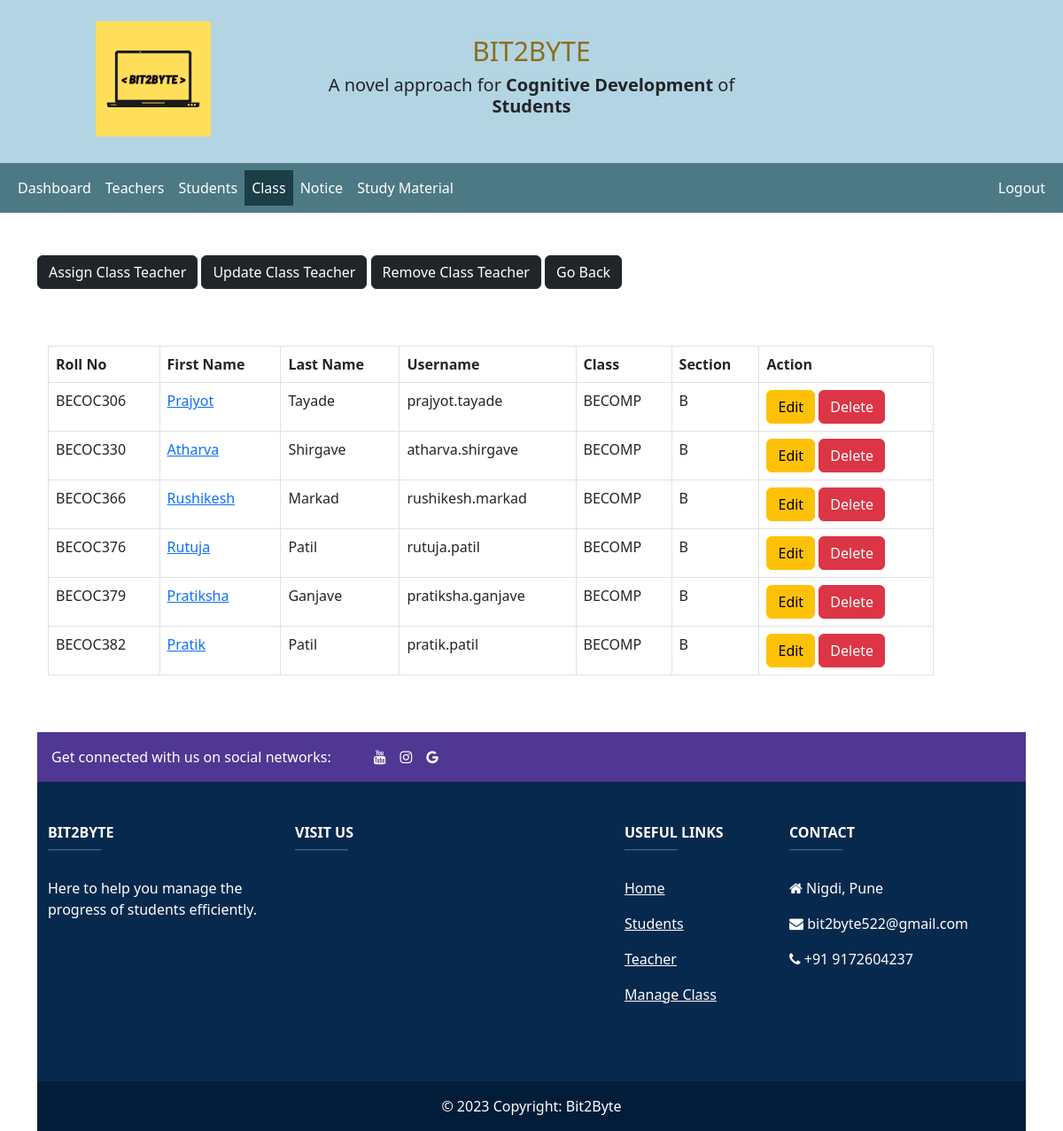
Screenshot of /admin/view-section-student.php?section_id=3&class_id=3 (signed in) with the database file from the repository.
### tables this page shows
CREATE TABLE `students` (
  `student_id` int(11) NOT NULL,
  `roll_no` varchar(40) NOT NULL,
  `username` varchar(127) NOT NULL,
  `password` varchar(255) NOT NULL,
  `fname` varchar(127) NOT NULL,
  `lname` varchar(255) NOT NULL,
  `class_id` int(11) NOT NULL,
  `section_id` int(11) NOT NULL,
  `address` varchar(31) NOT NULL,
  `gender` varchar(7) NOT NULL,
  `email_address` varchar(255) NOT NULL,
  `date_of_birth` date NOT NULL,
  `date_of_joined` timestamp NULL DEFAULT CURRENT_TIMESTAMP,
  `problems_solved` int(11) NOT NULL,
  `total_submissions` int(11) NOT NULL,
  `successful_submissions` int(11) NOT NULL
);

CREATE TABLE `class` (
  `class_id` int(11) NOT NULL,
  `class_name` varchar(30) NOT NULL
);

CREATE TABLE `section` (
  `section_id` int(11) NOT NULL,
  `section` varchar(7) NOT NULL,
  `class_id` int(11) NOT NULL,
  `teacher` int(11) NOT NULL
);

### admin/data/student.php (called while the page is built, shortened)
<?php
function getAllSectionStudents($conn,$section_id, $class_id){
  $sql = "SELECT * FROM students where section_id=? and class_id=? order by roll_no";
  $stmt = $conn->prepare($sql);
  $stmt->execute([$section_id, $class_id]);
  if ($stmt->rowCount() >= 1) {
    $students = $stmt->fetchAll();
    return $students;
  }else {
    return 0;
  }
}

### admin/data/class.php (called while the page is built, shortened)
<?php
function getClassById($class_id, $conn){
   $sql = "SELECT * FROM class
           WHERE class_id=?";
   $stmt = $conn->prepare($sql);
   $stmt->execute([$class_id]);
   if ($stmt->rowCount() == 1) {
     $class = $stmt->fetch();
     return $class;
   }else {
    return 0;
   }
}

### admin/data/section.php (called while the page is built, shortened)
<?php
function getSectionById($section_id, $conn){
   $sql = "SELECT * FROM section
           WHERE section_id=?";
   $stmt = $conn->prepare($sql);
   $stmt->execute([$section_id]);
   if ($stmt->rowCount() == 1) {
     $section = $stmt->fetch();
     return $section;
   }else {
    return 0;
   }
}

### admin/view-section-student.php (the view, shortened to what this page needs)
<?php
if (isset($_SESSION['admin_id']) &&
    isset($_SESSION['role'])) {
    if ($_SESSION['role'] == 'Admin') {
       include "../DB_connection.php";
       include "data/student.php";
       include "data/class.php";
       include "data/section.php";
       $section_id = $_GET['section_id'];
       $class_id = $_GET['class_id'];
       $students = getAllSectionStudents($conn, $section_id, $class_id);
 ?>
<!DOCTYPE html>
<html lang="en">
<head>
	<link rel="stylesheet" href="https://cdn.jsdelivr.net/npm/bootstrap@5.2.0/dist/css/bootstrap.min.css">
	<link rel="stylesheet" href="../css/style.css">
  <link rel="stylesheet" href="https://cdnjs.cloudflare.com/ajax/libs/font-awesome/4.7.0/css/font-awesome.min.css">
</head>
<body>
    <?php
    include "header.php";
        include "inc/navbar.php";
      ?>
      <div class="container mt-5" style="min-height:70vh;">
      <a href="assign-teacher.php?section_id=<?=$section_id?>"
           class="btn btn-dark">Assign Class Teacher</a>
      <a href="update-class-teacher.php?section_id=<?=$section_id?>"
           class="btn btn-dark">Update Class Teacher</a>
     <a href="remove-class-teacher.php?section_id=<?=$section_id?>"
           class="btn btn-dark">Remove Class Teacher</a>
        <a href="class-view.php?class_id=<?=$class_id?>"
           class="btn btn-dark">Go Back</a>
     <div class="container mt-5">
      <?php
        if ($students != 0) {
     ?>
           <div class="table-responsive">
              <table class="table table-bordered mt-3 n-table">
                <thead>
                  <tr>
                    <th scope="col">Roll No</th>
                    <th scope="col">First Name</th>
                    <th scope="col">Last Name</th>
                    <th scope="col">Username</th>
                    <th scope="col">Class</th>
                    <th scope="col">Section</th>
                    <th scope="col">Action</th>
                  </tr>
                </thead>
                <tbody>
                  <?php $i = 0; foreach ($students as $student ) {
                    $i++;  ?>
                  <tr>
                    <td><?=$student['roll_no']?></td>
                    <td>
                      <a href="section-student-view.php?student_id=<?=$student['student_id']?>">
                        <?=$student['fname']?>
                      </a>
                    </td>
                    <td><?=$student['lname']?></td>
                    <td><?=$student['username']?></td>
                    <td>
                      <?php
                          $class_id = $student["class_id"];
                          $cl = getClassById($class_id, $conn);
                          echo $cl["class_name"];
                        ?>
                    </td>
                    <td>
                      <?php
                          $section_id = $student["section_id"];
                          $cl = getSectionById($section_id, $conn);
                          echo $cl["section"];
                        ?>
                    </td>
                    <td>
                        <a href="section-student-edit.php?student_id=<?=$student['student_id']?>"
                           class="btn btn-warning">Edit</a>
                        <a href="section-student-delete.php?student_id=<?=$student['student_id']?>"
                           class="btn btn-danger">Delete</a>
                    </td>
                  </tr>
                <?php } ?>
                </tbody>
              </table>
           </div>
         <?php } ?>
     </div>
<br/><br/>
    <?php
    include "footer.php"
    ?>
</body>
</html>
<?php
  }else {
    header("Location: ../login.php");
    exit;
  }
}else {
	header("Location: ../login.php");
	exit;
}
?>

### css/style.css (style rules this page uses)
.n-table { width: 1000px; }

### rows the page displays
students: roll_no "BECOC306", fname "Prajyot", lname "Tayade", username "prajyot.tayade", class.class_name "BECOMP", section.section "B"
students: roll_no "BECOC330", fname "Atharva", lname "Shirgave", username "atharva.shirgave", class.class_name "BECOMP", section.section "B"
students: roll_no "BECOC366", fname "Rushikesh", lname "Markad", username "rushikesh.markad", class.class_name "BECOMP", section.section "B"
students: roll_no "BECOC376", fname "Rutuja", lname "Patil", username "rutuja.patil", class.class_name "BECOMP", section.section "B"
students: roll_no "BECOC379", fname "Pratiksha", lname "Ganjave", username "pratiksha.ganjave", class.class_name "BECOMP", section.section "B"
students: roll_no "BECOC382", fname "Pratik", lname "Patil", username "pratik.patil", class.class_name "BECOMP", section.section "B"
